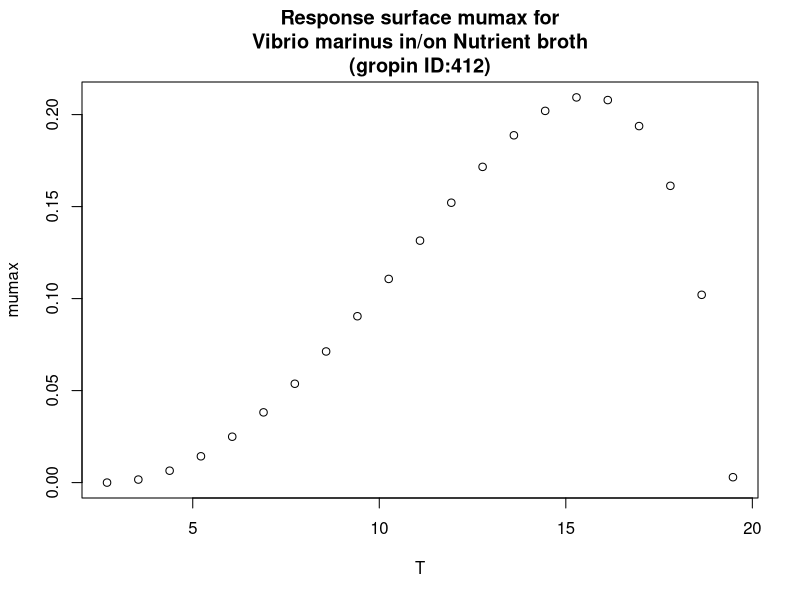

The R source for this figure:
#############################
# start of Parameter script
#############################
T <- seq(2.7027,19.4805194805195,length.out=21)
#############################
# end of Parameter script
#############################
############################# 
# start of Model script Gropin ID 412 
#############################
 
# constant coefficients for this model
 
variables <- data.frame(T)
argumentsPar <- expand.grid(variables)
 
# heart of the model
response_surface <- function(T) {
   mumax <-(2.1*(10^-1)*(T-19.5)*((T-2.7)^2))/((15.6-2.7)*((15.6-2.7)*(T-15.6)-(15.6-19.5)*(15.6+2.7-2*T)))

return(mumax=mumax)
} 

# output parameters
responseSurface <- cbind(argumentsPar,response_surface(argumentsPar['T']))
colnames(responseSurface) <- c(colnames(argumentsPar),'mumax')
#############################
# End of Model script
#############################
############################# 
# start of Visualisation script Gropin ID 412 
#############################
plot(T,responseSurface$'mumax',xlab='T',
                          ylab='mumax',main='Response surface mumax for
Vibrio marinus in/on Nutrient broth
(gropin ID:412)')
#############################
# End of Visualisation script
#############################
